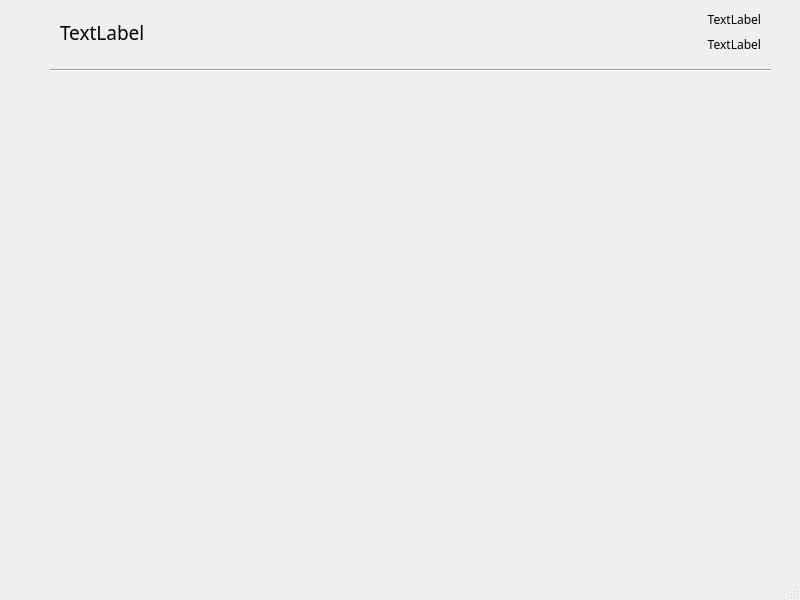
<?xml version="1.0" encoding="UTF-8"?>
<ui version="4.0">
 <class>UserCarsWindow</class>
 <widget class="QMainWindow" name="UserCarsWindow">
  <property name="geometry">
   <rect>
    <x>0</x>
    <y>0</y>
    <width>800</width>
    <height>600</height>
   </rect>
  </property>
  <property name="windowTitle">
   <string>MainWindow</string>
  </property>
  <widget class="QWidget" name="centralwidget">
   <widget class="Line" name="line">
    <property name="geometry">
     <rect>
      <x>50</x>
      <y>60</y>
      <width>721</width>
      <height>20</height>
     </rect>
    </property>
    <property name="orientation">
     <enum>Qt::Horizontal</enum>
    </property>
   </widget>
   <widget class="QWidget" name="layoutWidget">
    <property name="geometry">
     <rect>
      <x>60</x>
      <y>10</y>
      <width>701</width>
      <height>44</height>
     </rect>
    </property>
    <layout class="QHBoxLayout" name="horizontalLayout">
     <item>
      <widget class="QLabel" name="username">
       <property name="font">
        <font>
         <family>Ubuntu Condensed</family>
         <pointsize>14</pointsize>
         <weight>50</weight>
         <bold>false</bold>
        </font>
       </property>
       <property name="layoutDirection">
        <enum>Qt::LeftToRight</enum>
       </property>
       <property name="text">
        <string>TextLabel</string>
       </property>
      </widget>
     </item>
     <item>
      <layout class="QVBoxLayout" name="verticalLayout">
       <item>
        <widget class="QLabel" name="phone">
         <property name="font">
          <font>
           <family>Ubuntu Condensed</family>
           <pointsize>9</pointsize>
          </font>
         </property>
         <property name="layoutDirection">
          <enum>Qt::LeftToRight</enum>
         </property>
         <property name="text">
          <string>TextLabel</string>
         </property>
         <property name="alignment">
          <set>Qt::AlignRight|Qt::AlignTrailing|Qt::AlignVCenter</set>
         </property>
        </widget>
       </item>
       <item>
        <widget class="QLabel" name="othercontact">
         <property name="font">
          <font>
           <family>Ubuntu Condensed</family>
           <pointsize>9</pointsize>
          </font>
         </property>
         <property name="layoutDirection">
          <enum>Qt::LeftToRight</enum>
         </property>
         <property name="text">
          <string>TextLabel</string>
         </property>
         <property name="alignment">
          <set>Qt::AlignRight|Qt::AlignTrailing|Qt::AlignVCenter</set>
         </property>
        </widget>
       </item>
      </layout>
     </item>
    </layout>
   </widget>
  </widget>
  <widget class="QMenuBar" name="menubar">
   <property name="geometry">
    <rect>
     <x>0</x>
     <y>0</y>
     <width>800</width>
     <height>28</height>
    </rect>
   </property>
  </widget>
  <widget class="QStatusBar" name="statusbar"/>
 </widget>
 <resources/>
 <connections/>
</ui>
